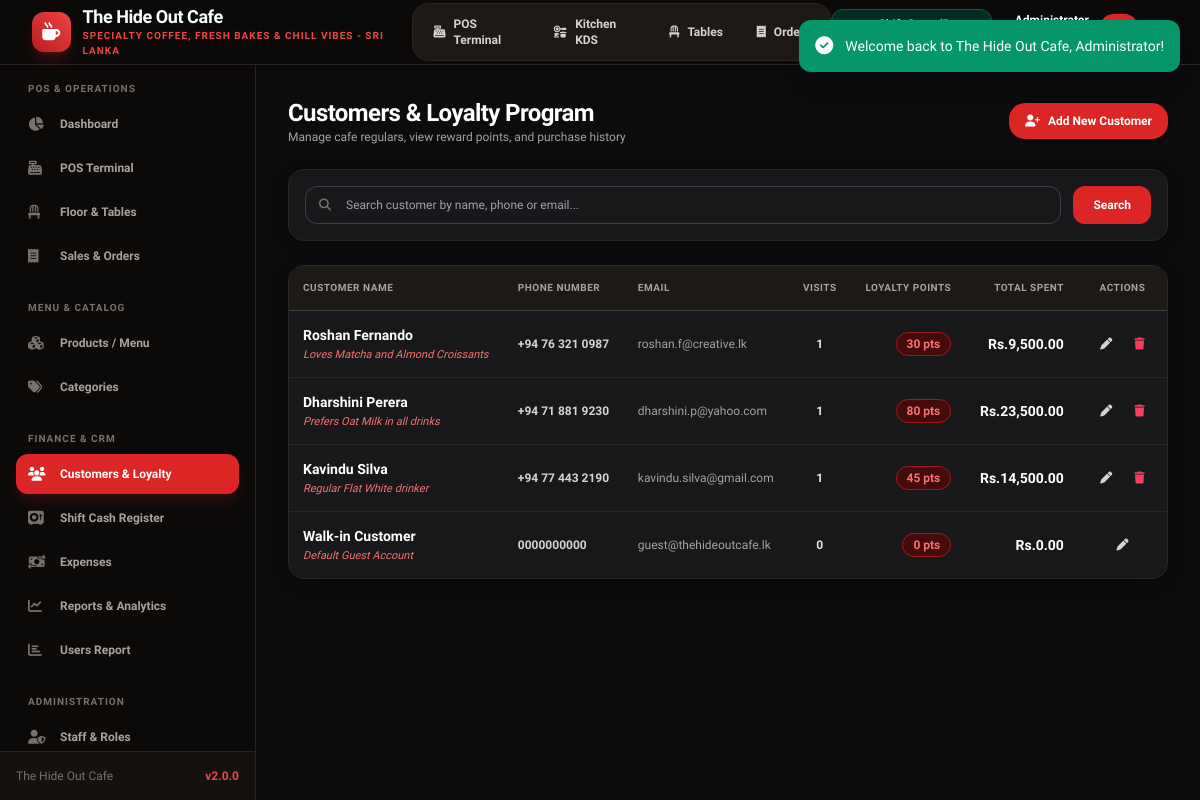
/customers.php (signed in), run on the app's committed database.
### tables this page shows
CREATE TABLE `customers` (
  `id` INT AUTO_INCREMENT PRIMARY KEY,
  `name` VARCHAR(100) NOT NULL,
  `phone` VARCHAR(25) NOT NULL UNIQUE,
  `email` VARCHAR(100) NULL,
  `address` TEXT NULL,
  `loyalty_points` INT NOT NULL DEFAULT 0,
  `total_spent` DECIMAL(10,2) NOT NULL DEFAULT 0.00,
  `notes` TEXT NULL,
  `created_at` TIMESTAMP DEFAULT CURRENT_TIMESTAMP
);

### config/functions.php (called while the page is built, shortened)
<?php
require_once __DIR__ . '/database.php';
function e(?string $string): string {
    return htmlspecialchars($string ?? '', ENT_QUOTES, 'UTF-8');
}
function isLoggedIn(): bool {
    return !empty($_SESSION['user_id']) && !empty($_SESSION['user_role']);
}
function hasRole($roles): bool {
    $userRole = $_SESSION['user_role'] ?? '';
    if (is_string($roles)) {
        $roles = [$roles];
    }
    return in_array($userRole, $roles, true);
}
function getSettings(?string $key = null) {
    static $settings = null;
    if ($settings === null) {
        try {
            $rows = db()->fetchAll("SELECT setting_key, setting_value FROM settings");
            $settings = [];
            foreach ($rows as $row) {
                $settings[$row['setting_key']] = $row['setting_value'];
            }
        } catch (Exception $e) {
            $settings = [
                'cafe_name' => 'The Hide Out Cafe',
                'cafe_tagline' => 'Artisan Coffee & Bistro - Sri Lanka',
                'cafe_phone' => '+94 77 123 4567',
                'cafe_email' => 'hello@thehideoutcafe.lk',
                'cafe_address' => 'No. 45 Beach Road, Colombo 03, Sri Lanka',
                'currency_symbol' => 'Rs.',
                'currency_code' => 'LKR',
                'tax_rate' => '0.00',
                'service_charge' => '0.00',
                'receipt_header' => "THE HIDE OUT CAFE\nSpecialty Coffee & Kitchen\nColombo, Sri Lanka",
                'receipt_footer' => "Thank you for visiting The Hide Out Cafe!\nFollow us on Instagram @TheHideOutCafeLK\nFree Wi-Fi: HideOutGuest / Pass: CoffeeTime",
                'invoice_prefix' => 'HOC-',
                'enable_loyalty' => '1',
                'points_per_dollar' => '1'
            ];
        }
    }
    if ($key !== null) {
        return $settings[$key] ?? null;
    }
    return $settings;
}

### config/database.php (called while the page is built, shortened)
<?php
class Database {
    private static ?Database $instance = null;
    private ?PDO $conn = null;
    private function __construct() {
        $dsn = "mysql:host=" . DB_HOST . ";port=" . DB_PORT . ";dbname=" . DB_NAME . ";charset=" . DB_CHARSET;
        $options = [
            PDO::ATTR_ERRMODE            => PDO::ERRMODE_EXCEPTION,
            PDO::ATTR_DEFAULT_FETCH_MODE => PDO::FETCH_ASSOC,
            PDO::ATTR_EMULATE_PREPARES   => false,
            PDO::MYSQL_ATTR_INIT_COMMAND => "SET NAMES " . DB_CHARSET
        ];
        try {
            $this->conn = new PDO($dsn, DB_USER, DB_PASS, $options);
        } catch (PDOException $e) {
            if ($e->getCode() == 1049) {
                die("<h3>Database Error:</h3><p>Database <code>" . DB_NAME . "</code> does not exist. Please import <code>database/database.sql</code> into MySQL first.</p>");
            }
            die("<h3>Database Connection Failed:</h3><p>" . htmlspecialchars($e->getMessage()) . "</p>");
        }
    }
    public static function getInstance(): Database {
        if (self::$instance === null) {
            self::$instance = new self();
        }
        return self::$instance;
    }
    public function fetchAll(string $sql, array $params = []): array {
        $stmt = $this->conn->prepare($sql);
        $stmt->execute($params);
        return $stmt->fetchAll();
    }
}
function db(): Database {
    return Database::getInstance();
}

### customers.php (the view, shortened to what this page needs)
<?php
require_once __DIR__ . '/config/functions.php';
$settings = getSettings();
$query = trim($_GET['q'] ?? '');
$sql = "SELECT c.*, COUNT(o.id) as order_count
        FROM customers c
        LEFT JOIN orders o ON c.id = o.customer_id
        WHERE 1=1";
$params = [];
$sql .= " GROUP BY c.id ORDER BY c.id DESC";
$customers = db()->fetchAll($sql, $params);
require_once __DIR__ . '/includes/header.php';
require_once __DIR__ . '/includes/sidebar.php';
?>
<main class="flex-1 overflow-y-auto p-4 sm:p-6 lg:p-8 bg-[#0c0c0e]">
    <div class="max-w-7xl mx-auto space-y-6">
        <div class="flex flex-col sm:flex-row sm:items-center justify-between gap-4">
            <div>
                <h2 class="text-2xl font-black tracking-tight text-white">Customers & Loyalty Program</h2>
                <p class="text-xs text-stone-400">Manage cafe regulars, view reward points, and purchase history</p>
            </div>
            <button onclick="openCustomerModal()" class="inline-flex items-center gap-2 px-4 py-2.5 bg-red-600 hover:bg-red-500 text-white font-bold rounded-2xl text-xs shadow-md transition">
                <i class="fa-solid fa-user-plus"></i> Add New Customer
            </button>
        </div>
        <div class="card-cafe-dark p-4">
            <form method="GET" action="customers.php" class="flex gap-3 text-xs">
                <div class="flex-1 relative">
                    <span class="absolute inset-y-0 left-0 pl-3.5 flex items-center text-stone-500"><i class="fa-solid fa-magnifying-glass"></i></span>
                    <input type="text" name="q" value="<?= e($query) ?>" placeholder="Search customer by name, phone or email..." class="w-full pl-10 pr-3 py-2.5 rounded-xl">
                </div>
                <button type="submit" class="px-5 py-2.5 bg-red-600 text-white font-bold rounded-xl shadow-xs">Search</button>
            </form>
        </div>
        <div class="card-cafe-dark overflow-hidden">
            <div class="overflow-x-auto">
                <table class="w-full text-xs text-left">
                    <thead class="bg-stone-900 text-stone-400 font-bold uppercase text-[10px] tracking-wider border-b border-stone-700">
                        <tr>
                            <th class="p-3.5">Customer Name</th>
                            <th class="p-3.5">Phone Number</th>
                            <th class="p-3.5">Email</th>
                            <th class="p-3.5 text-center">Visits</th>
                            <th class="p-3.5 text-right">Loyalty Points</th>
                            <th class="p-3.5 text-right">Total Spent</th>
                            <th class="p-3.5 text-center">Actions</th>
                        </tr>
                    </thead>
                    <tbody class="divide-y divide-stone-800">
                        <?php if (empty($customers)): ?>
                            <tr><td colspan="7" class="p-8 text-center text-stone-500">No customers found.</td></tr>
                        <?php else: ?>
                            <?php foreach ($customers as $c): ?>
                            <tr class="hover:bg-stone-800 transition">
                                <td class="p-3.5">
                                    <span class="font-bold text-white text-sm block"><?= e($c['name']) ?></span>
                                    <?php if (!empty($c['notes'])): ?>
                                        <span class="text-[11px] text-red-400 italic block mt-0.5"><?= e($c['notes']) ?></span>
                                    <?php endif; ?>
                                </td>
                                <td class="p-3.5 font-semibold text-stone-300"><?= e($c['phone']) ?></td>
                                <td class="p-3.5 text-stone-400"><?= e($c['email'] ?? '-') ?></td>
                                <td class="p-3.5 text-center font-bold text-stone-200"><?= (int)$c['order_count'] ?></td>
                                <td class="p-3.5 text-right">
                                    <span class="px-2.5 py-1 rounded-xl bg-red-950 text-red-400 border border-red-800 font-black text-xs"><?= (int)$c['loyalty_points'] ?> pts</span>
                                </td>
                                <td class="p-3.5 text-right font-black text-white text-sm"><?= $currency ?><?= number_format($c['total_spent'], 2) ?></td>
                                <td class="p-3.5 text-center">
                                    <div class="flex items-center justify-center gap-1.5">
                                        <button onclick="editCustomer(<?= htmlspecialchars(json_encode($c), ENT_QUOTES, 'UTF-8') ?>)" class="p-2 hover:bg-stone-700 text-stone-300 rounded-xl transition" title="Edit">
                                            <i class="fa-solid fa-pen"></i>
                                        </button>
                                        <?php if ($c['id'] > 1 && hasRole([ROLE_ADMIN, ROLE_MANAGER])): ?>
                                            <form method="POST" action="customers.php" onsubmit="return confirm('Delete customer <?= addslashes($c['name']) ?>?');" class="inline">
                                                <button type="submit" class="p-2 hover:bg-rose-950 text-rose-500 rounded-xl transition" title="Delete">
                                                    <i class="fa-solid fa-trash"></i>
                                                </button>
                                            </form>
                                        <?php endif; ?>
                                    </div>
                                </td>
                            </tr>
                            <?php endforeach; ?>
                        <?php endif; ?>
                    </tbody>
                </table>
            </div>
        </div>
    </div>
</main>
<?php require_once __DIR__ . '/includes/footer.php'; ?>

### assets/css/style.css (style rules this page uses)
:root { --primary: #dc2626; --primary-hover: #b91c1c; --primary-dark: #991b1b; --primary-light: #fee2e2; --dark-bg: #09090b; --dark-card: #18181b; --dark-border: #27272a; --text-main: #18181b; --text-light: #f4f4f5; --success: #10b981; --warning: #f59e0b; --danger: #ef4444; }
body { font-family: 'Plus Jakarta Sans', system-ui, -apple-system, BlinkMacSystemFont, 'Segoe UI', Roboto, sans-serif; background-color: #f4f4f6; color: #18181b; }
.card-cafe-dark { background: #18181b; border: 1px solid #27272a; border-radius: 1rem; box-shadow: 0 4px 20px -2px rgba(0, 0, 0, 0.3); transition: all 0.2s ease-in-out; }
input:not([type="checkbox"]):not([type="radio"]):not([type="hidden"]):not([type="submit"]):not([type="button"]), textarea, select { background-color: #18181b !important; color: #f4f4f5 !important; border: 1px solid #3f3f46 !important; border-radius: 0.75rem; }
input::placeholder, textarea::placeholder { color: #a1a1aa !important; }

### data on the page
customers: name "Roshan Fernando", notes "Loves Matcha and Almond Croissants", phone "+94 76 321 0987", email "roshan.f@creative.lk", order_count "1", loyalty_points "30", total_spent "9,500.00"
customers: name "Dharshini Perera", notes "Prefers Oat Milk in all drinks", phone "+94 71 881 9230", email "dharshini.p@yahoo.com", order_count "1", loyalty_points "80", total_spent "23,500.00"
customers: name "Kavindu Silva", notes "Regular Flat White drinker", phone "+94 77 443 2190", email "kavindu.silva@gmail.com", order_count "1", loyalty_points "45", total_spent "14,500.00"
customers: name "Walk-in Customer", notes "Default Guest Account", phone "0000000000", email "guest@thehideoutcafe.lk", order_count "0", loyalty_points "0", total_spent "0.00"

### other printed values
$settings['cafe_name'] "The Hide Out Cafe"
$settings['cafe_tagline'] "SPECIALTY COFFEE, FRESH BAKES & CHILL VIBES - SRI LANKA"
APP_NAME "The Hide Out Cafe"
APP_VERSION "2.0.0"
